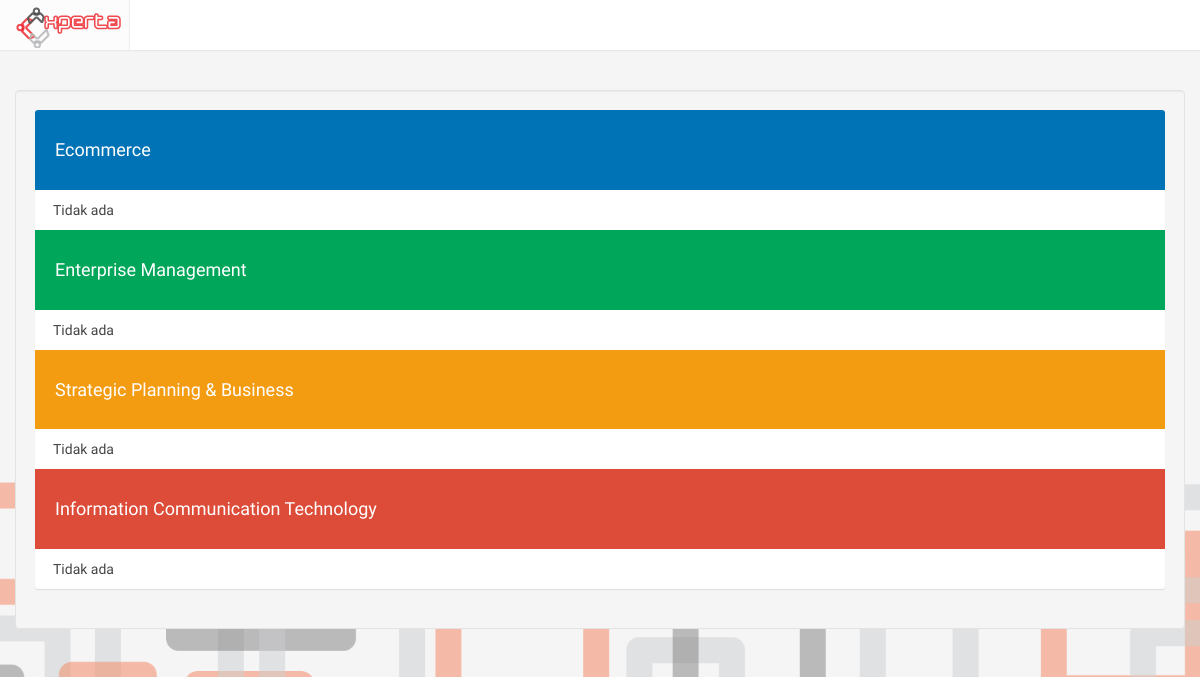
Page /index.php/cop/bp_topic on the earlier database version.
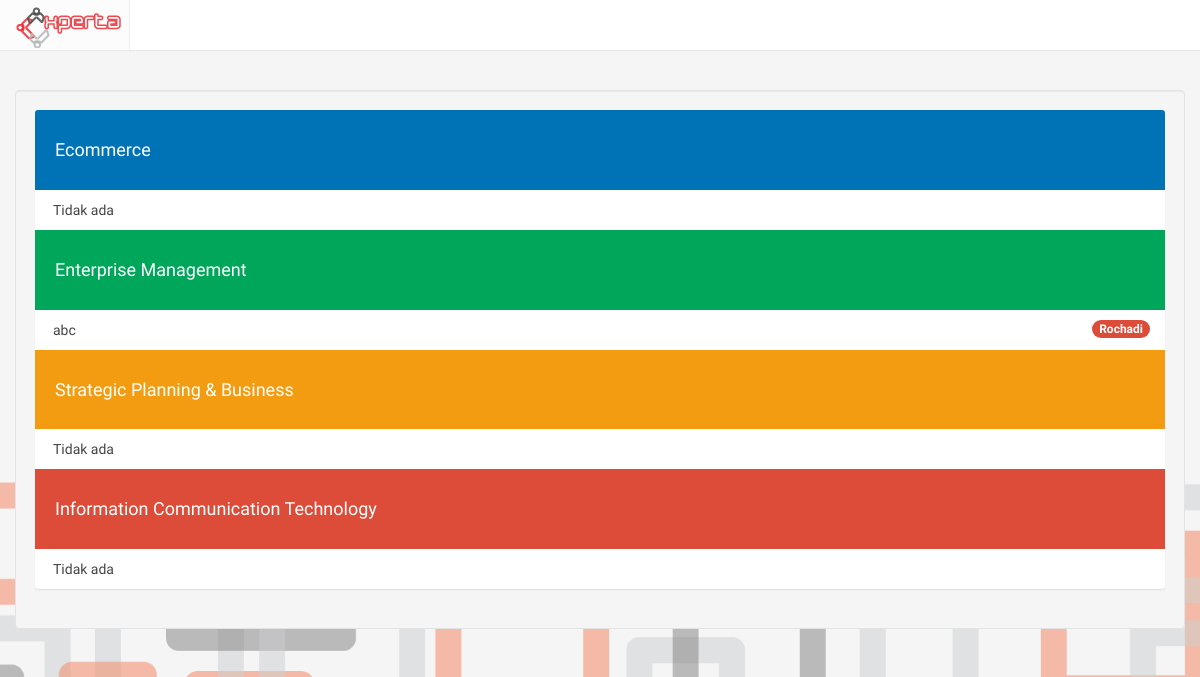
Same page on the later database version.
### tables this page shows
CREATE TABLE `step` (
  `id_step` int(11) NOT NULL,
  `id_user` int(11) NOT NULL,
  `id_scope` int(11) NOT NULL,
  `step` int(11) NOT NULL,
  `keterangan` varchar(500) NOT NULL,
  `id_cop` int(11) NOT NULL,
  `bp_quota` int(11) NOT NULL DEFAULT '1',
  `created_at` timestamp NOT NULL DEFAULT CURRENT_TIMESTAMP
);

CREATE TABLE `profile` (
  `id_profile` int(11) NOT NULL,
  `NIK` varchar(50) DEFAULT NULL,
  `id_user` int(11) NOT NULL,
  `fullname` varchar(255) NOT NULL,
  `birthdate` date DEFAULT NULL,
  `gender` enum('M','F') DEFAULT NULL,
  `id_expert` int(11) DEFAULT '98',
  `pic` varchar(500) DEFAULT 'default.png',
  `updated_at` timestamp NOT NULL DEFAULT CURRENT_TIMESTAMP ON UPDATE CURRENT_TIMESTAMP,
  `login` int(11) NOT NULL DEFAULT '0'
);

### application/controllers/Cop.php (called while the page is built, shortened)
<?php
class Cop extends CI_Controller
{
	function __construct(){
		$this->load->model('Cop_model');
	}
	public function bp_topic(){
		$data['title'] = "Discussion Topic";
		$data['ec'] = $this->Cop_model->bp_topic(1);
		$data['em'] = $this->Cop_model->bp_topic(2);
		$data['spb'] = $this->Cop_model->bp_topic(3);
		$data['ict'] = $this->Cop_model->bp_topic(4);
		$this->load->view('cop/bp_topic', $data);
	}
}

### index.php (called while the page is built, shortened)
<?php
require_once BASEPATH.'core/CodeIgniter.php';

### application/models/Cop_model.php (called while the page is built, shortened)
<?php
	class Cop_model extends CI_Model
	{
		function bp_topic($id_scope=1){
			return $this->db->query("SELECT keterangan, fullname, user.id_user, id_cop
				FROM step, user, profile
				WHERE step.id_scope = '$id_scope'
					AND step.id_user = user.id_user
					AND (step.step = 1 OR step.step = 2)
					AND bp_quota = 1
					AND user.id_user = profile.id_user")->result();
		}
	}

### application/views/cop/bp_topic.php (the view)
<?php include 'application/views/header.php' ?>
<?php
    $judul = array("Ecommerce", "Enterprise Management", "Strategic Planning & Business", "Information Communication Technology");
    $data = array($ec, $em, $spb, $ict);
    $warna = array("bg-blue", "bg-green", "bg-yellow", "bg-red");
    $i = 0;
?>
<div class="container">
	<div class="row isi well">
		<div class="box box-widget widget-user-2">
        <?php foreach ($data as $d): ?>
            <?php
                $j = 0;
                if ($i == 0) {
                    $class = "widget-user-header";
                }else{
                    $class = "widget-user-header2";
                }
            ?>
            <div class=" <?php echo $class.' '.$warna[$i] ?>">
                <h4><?php echo $judul[$i] ?></h4>
            </div>
            <div class="no-padding">
                <ul class="nav nav-stacked">
                    <?php foreach ($d as $ece): ?>
                        <li>
                            <a href="<?php echo site_url('cop/bp_view/'.$ece->id_cop) ?>">
                                <?php echo $ece->keterangan ?> <span class="pull-right badge bg-red"><?php echo $ece->fullname ?></span>
                            </a>
                        </li>
                        <?php $j++; ?>
                    <?php endforeach ?>
                    <?php if ($j == 0): ?>
                        <li><a>Tidak ada</a></li>
                    <?php endif ?>
                </ul>
            </div>
            <?php $i++; ?>
        <?php endforeach ?>
        </div>
	</div>
</div>

Differences in the rows shown:
added step: keterangan "abc", profile.fullname "Rochadi"
Other differences:
list line gone: "Tidak ada"
